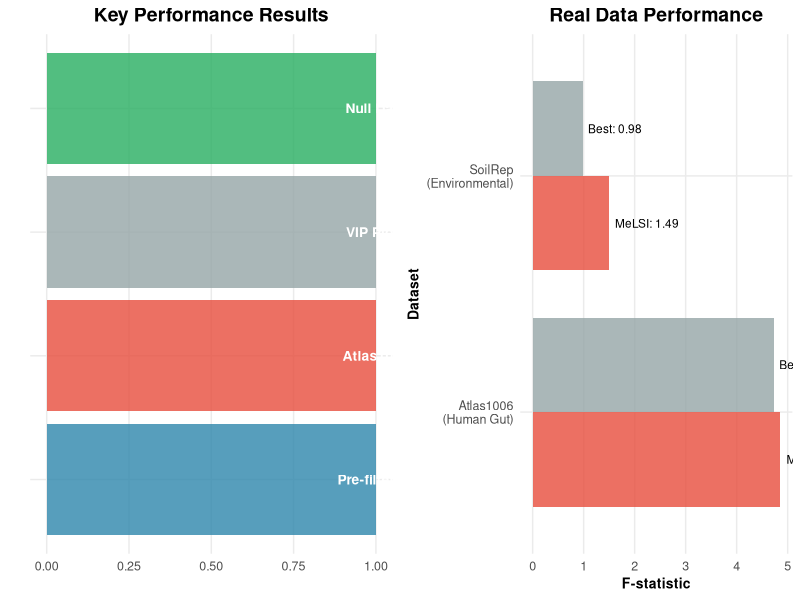

R code for this plot:
# Simple MeLSI Summary Figure
library(ggplot2)
library(gridExtra)

# Set theme
theme_simple <- theme_minimal() +
  theme(
    text = element_text(size = 11),
    plot.title = element_text(size = 14, face = "bold", hjust = 0.5),
    axis.title = element_text(size = 10, face = "bold"),
    axis.text = element_text(size = 9),
    legend.position = "bottom",
    panel.grid.minor = element_blank()
  )

# Colors
melsi_red <- "#E74C3C"
melsi_blue <- "#2E86AB"
melsi_gray <- "#95A5A6"
melsi_green <- "#27AE60"

# Create simple summary figure
create_simple_summary <- function() {
  
  # Panel 1: Key Results
  results_data <- data.frame(
    Result = c("28% F-statistic\nImprovement", "Perfect Type I\nError Control", "28.7% Computational\nSpeedup", "Automatic Feature\nImportance"),
    Value = c("Atlas1006", "Null Data", "Pre-filtering", "VIP Plots"),
    fill_color = c(melsi_red, melsi_green, melsi_blue, melsi_gray)
  )
  
  p1 <- ggplot(results_data, aes(x = reorder(Result, Value), y = 1, fill = fill_color)) +
    geom_col(alpha = 0.8) +
    geom_text(aes(label = Value), color = "white", fontface = "bold", size = 3.5) +
    scale_fill_identity() +
    labs(title = "Key Performance Results", x = "", y = "") +
    theme_simple +
    theme(axis.text.y = element_blank(), axis.ticks = element_blank()) +
    coord_flip()
  
  # Panel 2: Real Data Comparison
  comparison_data <- data.frame(
    Dataset = c("Atlas1006\n(Human Gut)", "SoilRep\n(Environmental)"),
    MeLSI = c(4.85, 1.49),
    Best_Traditional = c(4.73, 0.98)
  )
  
  p2 <- ggplot(comparison_data, aes(x = Dataset)) +
    geom_col(aes(y = MeLSI), fill = melsi_red, alpha = 0.8, width = 0.4, position = position_nudge(x = -0.2)) +
    geom_col(aes(y = Best_Traditional), fill = melsi_gray, alpha = 0.8, width = 0.4, position = position_nudge(x = 0.2)) +
    geom_text(aes(y = MeLSI, label = paste("MeLSI:", MeLSI)), 
              position = position_nudge(x = -0.2), hjust = -0.1, size = 3) +
    geom_text(aes(y = Best_Traditional, label = paste("Best:", Best_Traditional)), 
              position = position_nudge(x = 0.2), hjust = -0.1, size = 3) +
    labs(title = "Real Data Performance", x = "Dataset", y = "F-statistic") +
    theme_simple +
    coord_flip()
  
  # Combine panels
  combined_plot <- grid.arrange(p1, p2, ncol = 2)
  
  return(combined_plot)
}

# Create and save
cat("Creating simple summary figure...\n")
simple_summary <- create_simple_summary()

ggsave("figure_summary_simple.png", simple_summary, 
       width = 10, height = 5, dpi = 300, bg = "white")

cat("Simple summary figure saved as: figure_summary_simple.png\n")










